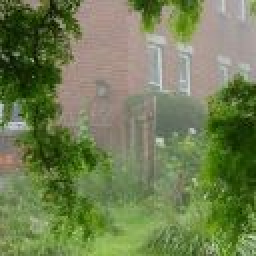
%> input picture Doc/1.jpg, 128 x 128 px (shown 2 times larger)
$ octave DCP_pro.m   (GNU Octave 9; MATLAB toolbox functions it lacks are replaced by stand-ins)
%> lines starting %> are read from the running program, lines starting %| are printed output that depends on the picture; in (x1, y1, x2, y2) boxes, pixels count from 0 and x2, y2 are one past the last pixel; in counts of white or black regions, pixels touching at a corner belong together; the program's own positions count from 1
clc;
clear all;
close all;
J = imread('1.jpg');
%> J is the input picture: size 128x128x3 uint8; mean R, G, B 112.4, 126.5, 82.8
J = double(J);
%> J: size 128x128x3 double
J = J ./255 ;
figure(1); imshow(J);
% 求暗通道图像 Jdark = min(min());
Jdark = Idark(J);
figure(2);imshow(Jdark,[]);

%
% 注意：何凯明使用了soft matting方法对得到的粗透射率Jt进行细化
%       本代码采用梯度导向滤波实现
Jdark = gradient_guidedfilter(Jdark,Jdark, 0.04);
figure(3);imshow(Jdark,[]);
% 大气物理模型 J = I*t + A*(1-t)  【直接衰减项】+【大气光照】
% 透射率 t与深度的关系 t=exp(-a*depth)
w = 0.95;         %雾的保留系数
Jt = 1 - w*Jdark; %求解透射率

% 求解全局大气光照
% 1.首先对输入的有雾图像I求解其暗通道图像Jdark。
% 2.选择Jdark总像素点个数千分之一（N/1000）个最亮的像素点，记录像素点（x,y）坐标
% 3.根据点的坐标分别在原图像J的三个通道（r,g,b）内找到这些像素点并加和得到（sum_r,sum_g,sum_b）.
% 4.Ac=[Ar,Ag,Ab]. 其中Ar=sum_r/N;   Ag=sum_g/N;   Ab=sum_b/N.
[m,n,~] = size(J);
N = floor( m*n./1000 );
MaxPos = [0,0]; % 初始化
for i=1:1:N
    MaxValue = max(max(Jdark));
    [x,y] = find(Jdark==MaxValue);
    Jdack(Jdark==MaxValue) = 0; %最大值置零，寻找下一次次大值
    %检查长度
    MaxPos = vertcat(MaxPos,[x,y]);
    Cnt = length(MaxPos(1));
    if Cnt > N
        break;
    end
end
MaxPosN = MaxPos(2:N+1,:);

Rsum = 0;  Jr = J(:,:,1);
Gsum = 0;  Jg = J(:,:,2);
Bsum = 0;  Jb = J(:,:,3);
for j=1:1:N
    Rsum = Rsum + Jr(MaxPosN(j,1),MaxPosN(j,2));
    Gsum = Gsum + Jg(MaxPosN(j,1),MaxPosN(j,2));
    Bsum = Bsum + Jb(MaxPosN(j,1),MaxPosN(j,2));
end

Ac = [Rsum/N, Gsum/N, Bsum/N];

% 求解清晰的图像
% 根据 J = I*t + A*(1-t)   I = (J-A)/Jt + A
Iorg = zeros(m,n,3);
for i = 1:1:m
    for j = 1:1:n
        for k = 1:1:3
        Iorg(i,j,k) = (J(i,j,k)-Ac(k)) ./ Jt(i,j) + Ac(k);
        end
    end
end
figure(4); imshow(Iorg,[]);

%%%%%%%%%%%%%%%%%%%%%%%%%%%%%%%%%%%%%%%%%%%%%%%%%%%%%%%%%%%%%%%%%%%%%%%%%%
function Jdark = Idark( I )
% output： Jdark = min(min(r),min(g),min(b));
Wnd = 3;
Ir = I(:,:,1);
Ig = I(:,:,2);
Ib = I(:,:,3);
% 图像拓展
[m,n,~] = size(I);
%> m = 128; n = 128
Irr = zeros(m+Wnd-1, n+Wnd-1);
Irr((Wnd-1)/2 : m+(Wnd-1)/2-1 , (Wnd-1)/2 : n+(Wnd-1)/2-1 ) = Ir;
Igg = zeros(m+Wnd-1, n+Wnd-1);
Igg((Wnd-1)/2 : m+(Wnd-1)/2-1 , (Wnd-1)/2 : n+(Wnd-1)/2-1 ) = Ig;
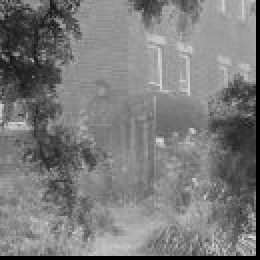
%> Igg: size 130x130 double (shown 2 times larger); min 0, max 0.89, mean 0.481
Ibb = zeros(m+Wnd-1, n+Wnd-1);
Ibb((Wnd-1)/2 : m+(Wnd-1)/2-1, (Wnd-1)/2 : n+(Wnd-1)/2-1 ) = Ib;
% 暗通道
for i=1:1:m
    for j=1:1:n
        Rmin = min(min ( Irr(i:i+Wnd-1, j:j+Wnd-1) ));
        Gmin = min(min ( Igg(i:i+Wnd-1, j:j+Wnd-1) ));
        Bmin = min(min ( Ibb(i:i+Wnd-1, j:j+Wnd-1) ));
        Jdark(i,j) = min(min(Rmin,Gmin),Bmin);
    end
end
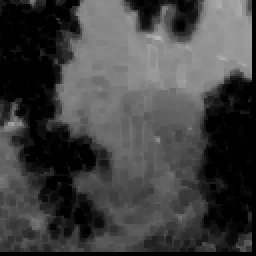
%> Jdark: size 128x128 double (shown 2 times larger); min 0, max 0.714, mean 0.257

end

%%%%%%%%%%%%%%%%%%%%%%%%%%%%%%%%%%%%%%%%%%%%%%%%%%%%%%%%%%%%%%%%%%%%%%%%%%%%%%%%%%%%%%%%%%%%%%%%%%%%%%
function q = gradient_guidedfilter(I, p, eps)
%> called with eps = 0.04
%   GUIDEDFILTER   O(1) time implementation of guided filter.
%
%   - guidance image: I (should be a gray-scale/single channel image)
%   - filtering input image: p (should be a gray-scale/single channel image)
%   - regularization parameter: eps

r=16;
[hei, wid] = size(I);
%> hei = 128; wid = 128
N = boxfilter(ones(hei, wid), r); % the size of each local patch; N=(2r+1)^2 except for boundary pixels.
%> in boxfilter, `imDst(:, wid-r+1:wid) = repmat(imCum(:, wid), [1, r]) - imCum(:, wid-2..`: imDst: size 128x128 double; min 289, max 1089, mean 953.3

mean_I = boxfilter(I, r) ./ N;
%> in boxfilter (call 2), `imDst(hei-r+1:hei, :) = repmat(imCum(hei, :), [r, 1]) - imCum(hei-2*r:..`: imDst: size 128x128 double; min 0, max 20.05, mean 8
%> in boxfilter (call 2), `imDst(:, 1:r+1) = imCum(:, 1+r:2*r+1);`: imDst: size 128x128 double; min 0, max 241.7, mean 21.1
%> in boxfilter (call 2), `imDst(:, wid-r+1:wid) = repmat(imCum(:, wid), [1, r]) - imCum(:, wid-2..`: imDst: size 128x128 double; min 1.96, max 589.9, mean 253.8
mean_p = boxfilter(p, r) ./ N;
mean_Ip = boxfilter(I.*p, r) ./ N;
%> in boxfilter (call 4), `imDst(hei-r+1:hei, :) = repmat(imCum(hei, :), [r, 1]) - imCum(hei-2*r:..`: imDst: size 128x128 double; min 0, max 12.21, mean 3.36
%> in boxfilter (call 4), `imDst(:, 1:r+1) = imCum(:, 1+r:2*r+1);`: imDst: size 128x128 double; min 0, max 67.18, mean 7.2
%> in boxfilter (call 4), `imDst(:, wid-r+1:wid) = repmat(imCum(:, wid), [1, r]) - imCum(:, wid-2..`: imDst: size 128x128 double; min 0.0441, max 335.5, mean 106.6
cov_Ip = mean_Ip - mean_I .* mean_p; % this is the covariance of (I, p) in each local patch.
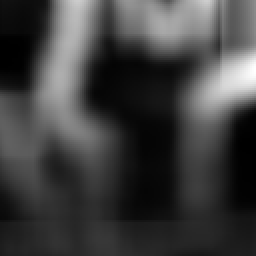
%> cov_Ip: size 128x128 double (shown 2 times larger); min 6.63e-05, max 0.0729, mean 0.0182; drawn with min black and max white

mean_II = boxfilter(I.*I, r) ./ N;
var_I = mean_II - mean_I .* mean_I;

%weight
epsilon=(0.001*(max(p(:))-min(p(:))))^2;
%> epsilon = 5.09e-07
r1=1;

N1 = boxfilter(ones(hei, wid), r1); % the size of each local patch; N=(2r+1)^2 except for boundary pixels.
%> call 6 of boxfilter, with r = 1
%> in boxfilter (call 6), `imDst(hei-r+1:hei, :) = repmat(imCum(hei, :), [r, 1]) - imCum(hei-2*r:..`:
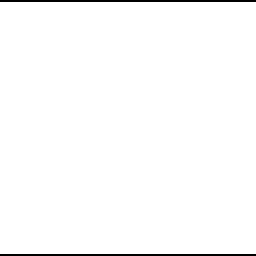
%> imDst: size 128x128 double (shown 2 times larger); values 2 (black) and 3 (white), 98.4% white; black in thin lines or dots
%> in boxfilter (call 6), `imDst(:, 1:r+1) = imCum(:, 1+r:2*r+1);`:
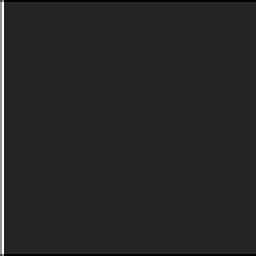
%> imDst: size 128x128 double (shown 2 times larger); 1.56% of pixels changed, all inside (x1, y1, x2, y2) = (0, 0, 2, 128); drawn with min black and max white
%> in boxfilter (call 6), `imDst(:, wid-r+1:wid) = repmat(imCum(:, wid), [1, r]) - imCum(:, wid-2..`: imDst: size 128x128 double; min 4, max 9, mean 8.91
mean_I1 = boxfilter(I, r1) ./ N1;
%> call 7 of boxfilter, with r = 1
%> in boxfilter (call 7), `imCum = cumsum(imDst, 2);`:
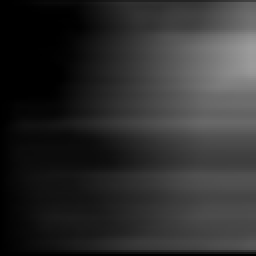
%> imCum: size 128x128 double (shown 2 times larger); min 0, max 156.9, mean 46.1
%> in boxfilter (call 7), `imDst(:, 1:r+1) = imCum(:, 1+r:2*r+1);`:
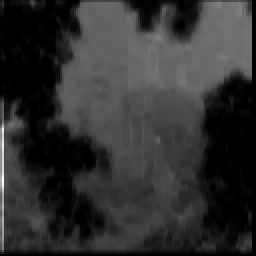
%> imDst: size 128x128 double (shown 2 times larger); min 0, max 4.07, mean 0.782; drawn with min black and max white
mean_II1 = boxfilter(I.*I, r1) ./ N1;
%> the loop `for i=1:1:N` made 16 passes
%> MaxPos on passes 1 to 5: [0 0; 19 80], [0 0; 19 80; 19 80], [0 0; 19 80; 19 80; 19 80], [0 0; 19 80; 19 80; 19 80; 19 80], [0 0; 19 80; 19 80; 19 80; 19 80; 19 80]
%> after the loop `for i=1:1:N`: MaxPos = 17 rows, first 12: [0 0; 19 80; 19 80; 19 80; 19 80; 19 80; 19 80; 19 80; 19 80; 19 80; 19 80; 19 80]
%> `MaxPosN = MaxPos(2:N+1,:);`: MaxPosN = 16 rows, first 12: [19 80; 19 80; 19 80; 19 80; 19 80; 19 80; 19 80; 19 80; 19 80; 19 80; 19 80; 19 80]
%> the loop `for j=1:1:N` made 16 passes
%> (Rsum, Gsum, Bsum) on passes 1 to 12: (0.773, 0.776, 0.745), (1.55, 1.55, 1.49), (2.32, 2.33, 2.24), (3.09, 3.11, 2.98), (3.86, 3.88, 3.73), (4.64, 4.66, 4.47), (5.41, 5.44, 5.22), (6.18, 6.21, 5.96), (6.95, 6.99, 6.71), (7.73, 7.76, 7.45), (8.5, 8.54, 8.2), (9.27, 9.32, 8.94)
%> `Ac = [Rsum/N, Gsum/N, Bsum/N];`: Ac = [0.773 0.776 0.745]
var_I1 = mean_II1 - mean_I1 .* mean_I1;

chi_I=sqrt(abs(var_I1.*var_I));
weight=(chi_I+epsilon)/(mean(chi_I(:))+epsilon);

gamma = (4/(mean(chi_I(:))-min(chi_I(:))))*(chi_I-mean(chi_I(:)));
gamma = 1 - 1./(1 + exp(gamma));

%result
a = (cov_Ip + (eps./weight).*gamma) ./ (var_I + (eps./weight));
b = mean_p - a .* mean_I;

mean_a = boxfilter(a, r) ./ N;
mean_b = boxfilter(b, r) ./ N;

q = mean_a .* I + mean_b;
end

%%%%%%%%%%%%%%%%%%%%%%%%%%%%%%%%%%%%%%%%%%%%%%%%%%%%%%%%%%%%%%%%%%%%%%%%%%%
function imDst = boxfilter(imSrc, r)

%   BOXFILTER   O(1) time box filtering using cumulative sum
%
%   - Definition imDst(x, y)=sum(sum(imSrc(x-r:x+r,y-r:y+r)));
%   - Running time independent of r;
%   - Equivalent to the function: colfilt(imSrc, [2*r+1, 2*r+1], 'sliding', @sum);
%   - But much faster.

[hei, wid] = size(imSrc);
imDst = zeros(size(imSrc));

%cumulative sum over Y axis
imCum = cumsum(imSrc, 1);
%difference over Y axis
imDst(1:r+1, :) = imCum(1+r:2*r+1, :);
imDst(r+2:hei-r, :) = imCum(2*r+2:hei, :) - imCum(1:hei-2*r-1, :);
imDst(hei-r+1:hei, :) = repmat(imCum(hei, :), [r, 1]) - imCum(hei-2*r:hei-r-1, :);

%cumulative sum over X axis
imCum = cumsum(imDst, 2);
%difference over X axis
imDst(:, 1:r+1) = imCum(:, 1+r:2*r+1);
imDst(:, r+2:wid-r) = imCum(:, 2*r+2:wid) - imCum(:, 1:wid-2*r-1);
imDst(:, wid-r+1:wid) = repmat(imCum(:, wid), [1, r]) - imCum(:, wid-2*r:wid-r-1);
end
